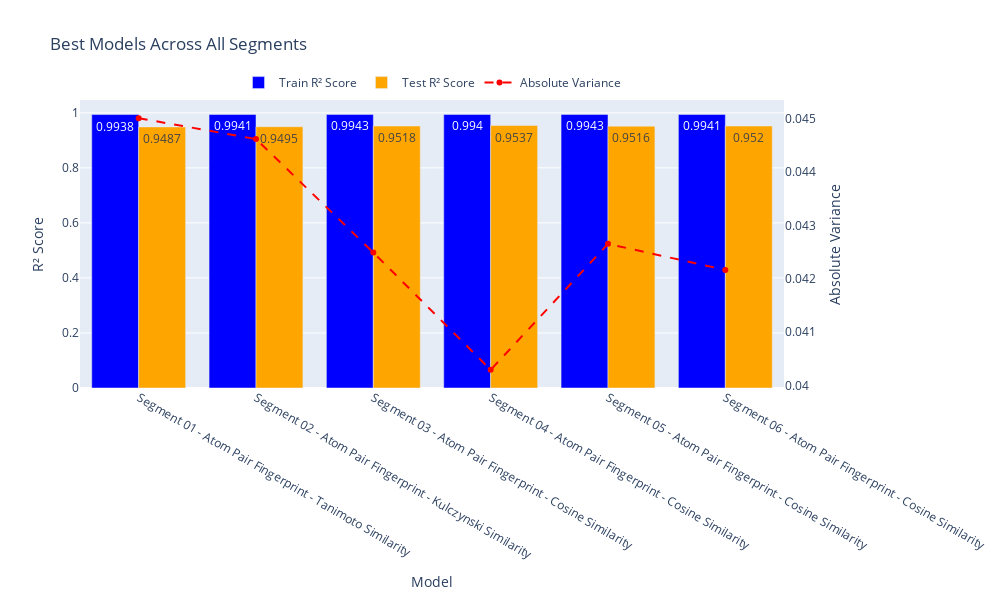

This figure's notebook cell:
### Code cell
import pandas as pd
import plotly.graph_objects as go

# Load the results from the CSV file
final_results = pd.read_csv(r"C:\Users\Chamod Peiris\Documents\Curcumin_Scripts\Phase03.csv")

# Calculate the absolute variance between Train and Test R² scores
final_results['Variance'] = abs(final_results['Train R2 Score'] - final_results['Test R2 Score'])

# Initialize an empty DataFrame to store the best models from all segments
best_models_all_segments = pd.DataFrame()

# Process each segment to find the best model
for segment in final_results['Segment'].unique():
    # Filter data for the current segment
    segment_data = final_results[final_results['Segment'] == segment]
    
    # Identify the best model (highest Test R² score)
    best_model = segment_data.loc[segment_data['Test R2 Score'].idxmax()]
    
    # Append to the DataFrame of best models
    best_models_all_segments = best_models_all_segments.append(best_model, ignore_index=True)

# Create a grouped bar plot for Train and Test R² scores of the best models
fig = go.Figure()

# Add bars for Train R² scores
fig.add_trace(go.Bar(
    x=best_models_all_segments['Segment'] + ' - ' + best_models_all_segments['Fingerprint Type'] + ' - ' + best_models_all_segments['Similarity Method'],
    y=best_models_all_segments['Train R2 Score'],
    name='Train R² Score',
    marker_color='blue',
    text=best_models_all_segments['Train R2 Score'].round(4),
    textposition='auto'
))

# Add bars for Test R² scores
fig.add_trace(go.Bar(
    x=best_models_all_segments['Segment'] + ' - ' + best_models_all_segments['Fingerprint Type'] + ' - ' + best_models_all_segments['Similarity Method'],
    y=best_models_all_segments['Test R2 Score'],
    name='Test R² Score',
    marker_color='orange',
    text=best_models_all_segments['Test R2 Score'].round(4),
    textposition='auto'
))

# Add a line for the absolute variance (secondary y-axis)
fig.add_trace(go.Scatter(
    x=best_models_all_segments['Segment'] + ' - ' + best_models_all_segments['Fingerprint Type'] + ' - ' + best_models_all_segments['Similarity Method'],
    y=best_models_all_segments['Variance'],
    mode='lines+markers',
    name='Absolute Variance',
    yaxis='y2',
    line=dict(color='red', dash='dash')
))

# Update layout to include secondary y-axis
fig.update_layout(
    title='Best Models Across All Segments',
    xaxis_title='Model',
    yaxis_title='R² Score',
    yaxis2=dict(
        title='Absolute Variance',
        overlaying='y',
        side='right',
        showgrid=False,
        zeroline=False
    ),
    barmode='group',
    legend=dict(x=0.85, y=1.0),
    width=1000,
    height=600
)

# Add annotation for the best model
# Note: For a single annotation, you may need to specify manually or use another method to highlight specific points.

# legend orientation
fig.update_layout(
    legend=dict(
        orientation='h',  # Horizontal orientation
        yanchor='bottom',
        y=1.01,  # Position above the plot
        xanchor='center',
        x=0.5  # Center horizontally
    )
)

# Show the plot
fig.show()

### Figure 1 — Plotly figure (JSON) as saved in the notebook; plotly's stock layout.template omitted (floating-point values rounded to 4 significant figures)
{"data": [{"marker": {"color": "blue"}, "name": "Train R² Score", "text": [0.9938, 0.9941, 0.9943, 0.994, 0.9943, 0.9941], "textposition": "auto", "type": "bar", "x": ["Segment 01 - Atom Pair Fingerprint - Tanimoto Similarity", "Segment 02 - Atom Pair Fingerprint - Kulczynski Similarity", "Segment 03 - Atom Pair Fingerprint - Cosine Similarity", "Segment 04 - Atom Pair Fingerprint - Cosine Similarity", "Segment 05 - Atom Pair Fingerprint - Cosine Similarity", "Segment 06 - Atom Pair Fingerprint - Cosine Similarity"], "y": [0.9938, 0.9941, 0.9943, 0.994, 0.9943, 0.9941]}, {"marker": {"color": "orange"}, "name": "Test R² Score", "text": [0.9487, 0.9495, 0.9518, 0.9537, 0.9516, 0.952], "textposition": "auto", "type": "bar", "x": ["Segment 01 - Atom Pair Fingerprint - Tanimoto Similarity", "Segment 02 - Atom Pair Fingerprint - Kulczynski Similarity", "Segment 03 - Atom Pair Fingerprint - Cosine Similarity", "Segment 04 - Atom Pair Fingerprint - Cosine Similarity", "Segment 05 - Atom Pair Fingerprint - Cosine Similarity", "Segment 06 - Atom Pair Fingerprint - Cosine Similarity"], "y": [0.9487, 0.9495, 0.9518, 0.9537, 0.9516, 0.952]}, {"line": {"color": "red", "dash": "dash"}, "mode": "lines+markers", "name": "Absolute Variance", "type": "scatter", "x": ["Segment 01 - Atom Pair Fingerprint - Tanimoto Similarity", "Segment 02 - Atom Pair Fingerprint - Kulczynski Similarity", "Segment 03 - Atom Pair Fingerprint - Cosine Similarity", "Segment 04 - Atom Pair Fingerprint - Cosine Similarity", "Segment 05 - Atom Pair Fingerprint - Cosine Similarity", "Segment 06 - Atom Pair Fingerprint - Cosine Similarity"], "y": [0.04501, 0.04462, 0.04249, 0.04029, 0.04265, 0.04216], "yaxis": "y2"}], "layout": {"barmode": "group", "height": 600, "legend": {"orientation": "h", "x": 0.5, "xanchor": "center", "y": 1.01, "yanchor": "bottom"}, "title": {"text": "Best Models Across All Segments"}, "width": 1000, "xaxis": {"title": {"text": "Model"}}, "yaxis": {"title": {"text": "R² Score"}}, "yaxis2": {"overlaying": "y", "showgrid": false, "side": "right", "title": {"text": "Absolute Variance"}, "zeroline": false}}}
